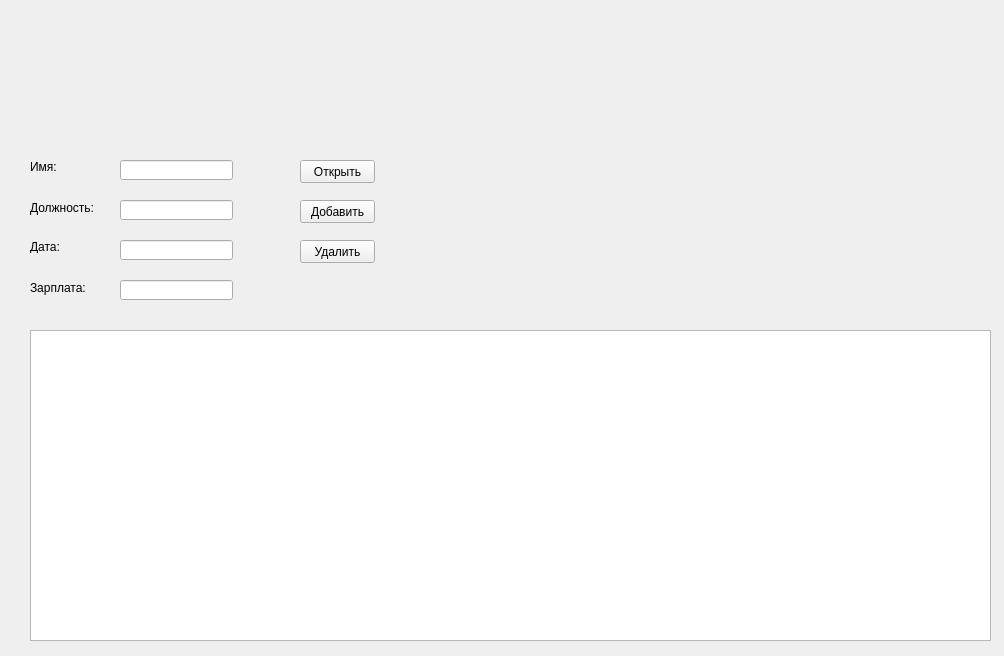
<?xml version="1.0" encoding="UTF-8"?>
<ui version="4.0">
 <class>Form</class>
 <widget class="QWidget" name="Form">
  <property name="geometry">
   <rect>
    <x>0</x>
    <y>0</y>
    <width>1004</width>
    <height>656</height>
   </rect>
  </property>
  <property name="windowTitle">
   <string>Rabotniki</string>
  </property>
  <widget class="QTableWidget" name="twrabotniki">
   <property name="geometry">
    <rect>
     <x>30</x>
     <y>330</y>
     <width>961</width>
     <height>311</height>
    </rect>
   </property>
  </widget>
  <widget class="QLabel" name="label">
   <property name="geometry">
    <rect>
     <x>30</x>
     <y>160</y>
     <width>47</width>
     <height>13</height>
    </rect>
   </property>
   <property name="text">
    <string>Имя:</string>
   </property>
  </widget>
  <widget class="QLabel" name="label_2">
   <property name="geometry">
    <rect>
     <x>30</x>
     <y>200</y>
     <width>91</width>
     <height>16</height>
    </rect>
   </property>
   <property name="text">
    <string>Должность:</string>
   </property>
  </widget>
  <widget class="QLabel" name="label_3">
   <property name="geometry">
    <rect>
     <x>30</x>
     <y>240</y>
     <width>47</width>
     <height>13</height>
    </rect>
   </property>
   <property name="text">
    <string>Дата:</string>
   </property>
  </widget>
  <widget class="QLabel" name="label_4">
   <property name="geometry">
    <rect>
     <x>30</x>
     <y>280</y>
     <width>71</width>
     <height>16</height>
    </rect>
   </property>
   <property name="text">
    <string>Зарплата:</string>
   </property>
  </widget>
  <widget class="QLineEdit" name="limya">
   <property name="geometry">
    <rect>
     <x>120</x>
     <y>160</y>
     <width>113</width>
     <height>20</height>
    </rect>
   </property>
  </widget>
  <widget class="QLineEdit" name="ldoljnost">
   <property name="geometry">
    <rect>
     <x>120</x>
     <y>200</y>
     <width>113</width>
     <height>20</height>
    </rect>
   </property>
  </widget>
  <widget class="QLineEdit" name="ldata">
   <property name="geometry">
    <rect>
     <x>120</x>
     <y>240</y>
     <width>113</width>
     <height>20</height>
    </rect>
   </property>
  </widget>
  <widget class="QLineEdit" name="lzarplata">
   <property name="geometry">
    <rect>
     <x>120</x>
     <y>280</y>
     <width>113</width>
     <height>20</height>
    </rect>
   </property>
  </widget>
  <widget class="QPushButton" name="pbopen">
   <property name="geometry">
    <rect>
     <x>300</x>
     <y>160</y>
     <width>75</width>
     <height>23</height>
    </rect>
   </property>
   <property name="text">
    <string>Открыть</string>
   </property>
  </widget>
  <widget class="QPushButton" name="pbinsert">
   <property name="geometry">
    <rect>
     <x>300</x>
     <y>200</y>
     <width>75</width>
     <height>23</height>
    </rect>
   </property>
   <property name="text">
    <string>Добавить</string>
   </property>
  </widget>
  <widget class="QPushButton" name="pbdelete">
   <property name="geometry">
    <rect>
     <x>300</x>
     <y>240</y>
     <width>75</width>
     <height>23</height>
    </rect>
   </property>
   <property name="text">
    <string>Удалить</string>
   </property>
  </widget>
 </widget>
 <resources/>
 <connections/>
</ui>
